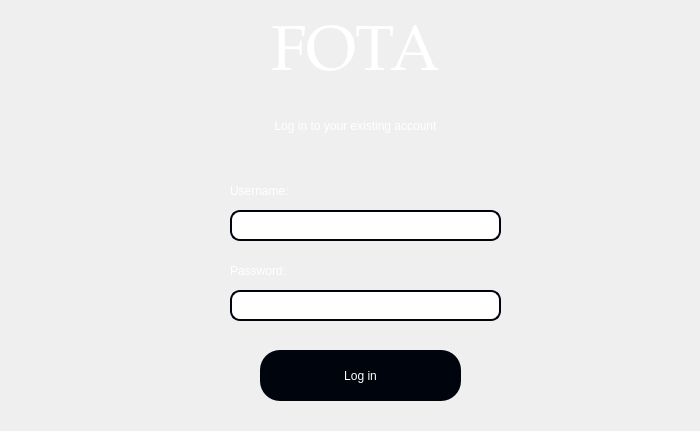
<?xml version="1.0" encoding="UTF-8"?>
<ui version="4.0">
 <class>Dialog</class>
 <widget class="QDialog" name="Dialog">
  <property name="geometry">
   <rect>
    <x>0</x>
    <y>0</y>
    <width>700</width>
    <height>431</height>
   </rect>
  </property>
  <property name="maximumSize">
   <size>
    <width>710</width>
    <height>437</height>
   </size>
  </property>
  <property name="windowTitle">
   <string>Dialog</string>
  </property>
  <widget class="QLabel" name="imglabel">
   <property name="geometry">
    <rect>
     <x>0</x>
     <y>0</y>
     <width>701</width>
     <height>431</height>
    </rect>
   </property>
   <property name="text">
    <string/>
   </property>
   <property name="pixmap">
    <pixmap resource="img.qrc">:/icons/img/Siemens_AISIN_Capital_.jpg</pixmap>
   </property>
   <property name="scaledContents">
    <bool>true</bool>
   </property>
  </widget>
  <widget class="QLabel" name="error">
   <property name="geometry">
    <rect>
     <x>230</x>
     <y>330</y>
     <width>261</width>
     <height>20</height>
    </rect>
   </property>
   <property name="styleSheet">
    <string notr="true">font: 10pt &quot;MS Shell Dlg 2&quot;;
color: rgb(176, 0, 2);</string>
   </property>
   <property name="text">
    <string/>
   </property>
  </widget>
  <widget class="QLabel" name="usernamelabel">
   <property name="geometry">
    <rect>
     <x>230</x>
     <y>180</y>
     <width>81</width>
     <height>21</height>
    </rect>
   </property>
   <property name="styleSheet">
    <string notr="true">font: 12pt &quot;MS Shell Dlg 2&quot;;
color: rgb(255, 255, 255);</string>
   </property>
   <property name="text">
    <string>Username:</string>
   </property>
  </widget>
  <widget class="QLabel" name="label">
   <property name="geometry">
    <rect>
     <x>230</x>
     <y>260</y>
     <width>81</width>
     <height>21</height>
    </rect>
   </property>
   <property name="styleSheet">
    <string notr="true">font: 12pt &quot;MS Shell Dlg 2&quot;;
color: rgb(255, 255, 255);</string>
   </property>
   <property name="text">
    <string>Password:</string>
   </property>
  </widget>
  <widget class="QLabel" name="FOTA2">
   <property name="enabled">
    <bool>true</bool>
   </property>
   <property name="geometry">
    <rect>
     <x>10</x>
     <y>20</y>
     <width>691</width>
     <height>71</height>
    </rect>
   </property>
   <property name="font">
    <font>
     <family>Palatino Linotype</family>
     <pointsize>48</pointsize>
     <weight>9</weight>
     <italic>false</italic>
     <bold>false</bold>
    </font>
   </property>
   <property name="styleSheet">
    <string notr="true">font: 75 48pt &quot;Palatino Linotype&quot;;
color: rgb(255, 255, 255);
</string>
   </property>
   <property name="text">
    <string>FOTA</string>
   </property>
   <property name="alignment">
    <set>Qt::AlignCenter</set>
   </property>
  </widget>
  <widget class="QLabel" name="textlabel">
   <property name="geometry">
    <rect>
     <x>10</x>
     <y>100</y>
     <width>691</width>
     <height>51</height>
    </rect>
   </property>
   <property name="styleSheet">
    <string notr="true">font: 22pt &quot;MS Shell Dlg 2&quot;;
color: rgb(255, 255, 255);</string>
   </property>
   <property name="text">
    <string>Log in to your existing account</string>
   </property>
   <property name="alignment">
    <set>Qt::AlignCenter</set>
   </property>
  </widget>
  <widget class="QLineEdit" name="username">
   <property name="geometry">
    <rect>
     <x>230</x>
     <y>210</y>
     <width>271</width>
     <height>31</height>
    </rect>
   </property>
   <property name="styleSheet">
    <string notr="true">QLineEdit{
border-radius: 10px;
border: 2px solid #00040c;
color: rgb(0, 13, 40);
font: 12pt &quot;MS Shell Dlg 2&quot;;
}
QLineEdit:focus{
border: 2px solid #003558;

}


</string>
   </property>
  </widget>
  <widget class="QLineEdit" name="password">
   <property name="geometry">
    <rect>
     <x>230</x>
     <y>290</y>
     <width>271</width>
     <height>31</height>
    </rect>
   </property>
   <property name="styleSheet">
    <string notr="true">QLineEdit{
border-radius: 10px;
border: 2px solid #00040c;
color: rgb(0, 13, 40);
font: 12pt &quot;MS Shell Dlg 2&quot;;
}
QLineEdit:focus{
border: 2px solid #003558;

}</string>
   </property>
  </widget>
  <widget class="QPushButton" name="loginButton">
   <property name="geometry">
    <rect>
     <x>260</x>
     <y>350</y>
     <width>201</width>
     <height>51</height>
    </rect>
   </property>
   <property name="styleSheet">
    <string notr="true">QPushButton{
font: 75 20pt &quot;Nirmala UI&quot;;
color: rgb(255, 255, 255);
background-color: rgb(0, 4, 12);
border-radius:20px;
}

QPushButton:hover {
background-color: rgb(0, 15, 25);
}</string>
   </property>
   <property name="text">
    <string>Log in</string>
   </property>
  </widget>
 </widget>
 <resources>
  <include location="img.qrc"/>
 </resources>
 <connections/>
</ui>
